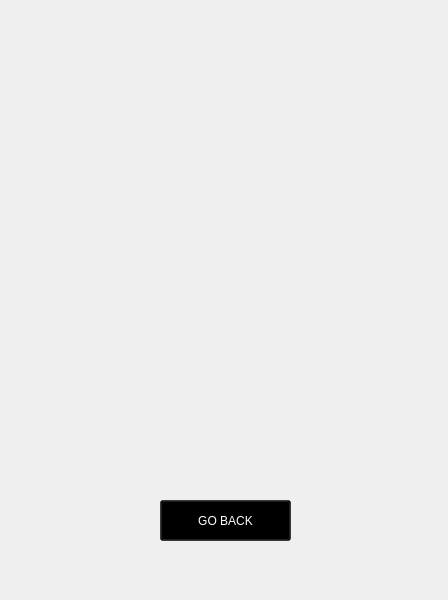
<?xml version="1.0" encoding="UTF-8"?>
<ui version="4.0">
 <class>HighScores</class>
 <widget class="QWidget" name="HighScores">
  <property name="geometry">
   <rect>
    <x>0</x>
    <y>0</y>
    <width>448</width>
    <height>600</height>
   </rect>
  </property>
  <property name="windowTitle">
   <string>High Scores | Pacman</string>
  </property>
  <property name="windowIcon">
   <iconset resource="../imgresources.qrc">
    <normaloff>:/img/pacman/1.png</normaloff>:/img/pacman/1.png</iconset>
  </property>
  <widget class="QLabel" name="background_label">
   <property name="geometry">
    <rect>
     <x>0</x>
     <y>0</y>
     <width>448</width>
     <height>600</height>
    </rect>
   </property>
   <property name="styleSheet">
    <string notr="true">background-image: url(:/img/background);</string>
   </property>
   <property name="text">
    <string/>
   </property>
  </widget>
  <widget class="QPushButton" name="goback_button">
   <property name="geometry">
    <rect>
     <x>160</x>
     <y>500</y>
     <width>131</width>
     <height>41</height>
    </rect>
   </property>
   <property name="styleSheet">
    <string notr="true">background-color: rgba(0, 0, 0, 128);
color: rgb(255, 255, 255);</string>
   </property>
   <property name="text">
    <string>GO BACK</string>
   </property>
  </widget>
 </widget>
 <resources>
  <include location="../imgresources.qrc"/>
 </resources>
 <connections/>
</ui>
